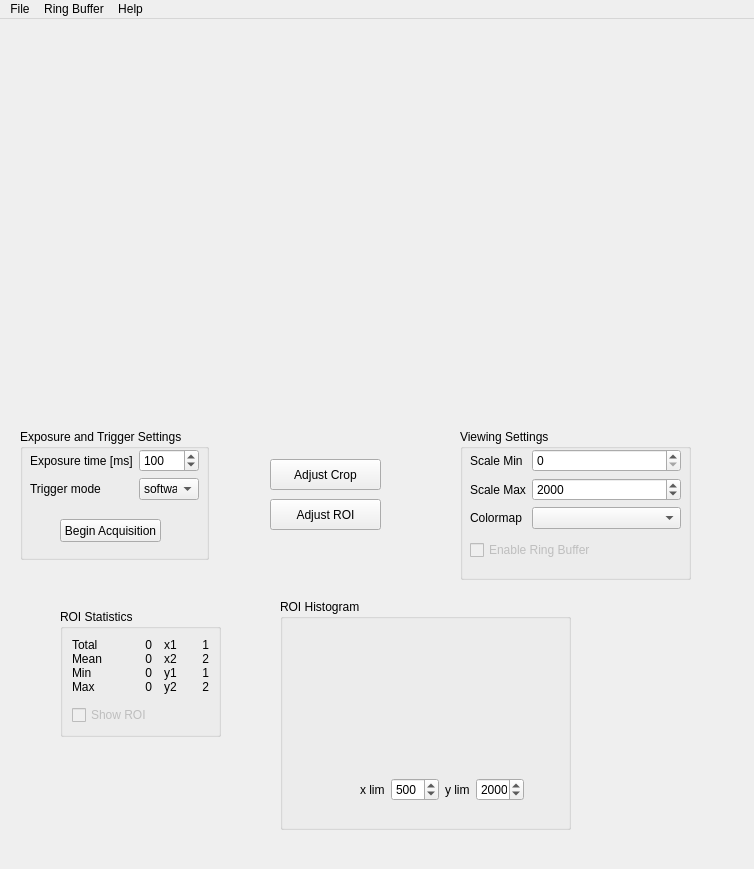
<?xml version="1.0" encoding="UTF-8"?>
<ui version="4.0">
 <class>MainWindow</class>
 <widget class="QMainWindow" name="MainWindow">
  <property name="enabled">
   <bool>true</bool>
  </property>
  <property name="geometry">
   <rect>
    <x>0</x>
    <y>0</y>
    <width>754</width>
    <height>869</height>
   </rect>
  </property>
  <property name="windowTitle">
   <string>qCamera Viewer</string>
  </property>
  <widget class="QWidget" name="centralwidget">
   <widget class="QGroupBox" name="groupBox">
    <property name="geometry">
     <rect>
      <x>20</x>
      <y>410</y>
      <width>189</width>
      <height>131</height>
     </rect>
    </property>
    <property name="title">
     <string>Exposure and Trigger Settings</string>
    </property>
    <widget class="QWidget" name="formLayoutWidget_3">
     <property name="geometry">
      <rect>
       <x>10</x>
       <y>20</y>
       <width>169</width>
       <height>61</height>
      </rect>
     </property>
     <layout class="QFormLayout" name="formLayout_3">
      <item row="0" column="0">
       <widget class="QLabel" name="label">
        <property name="text">
         <string>Exposure time [ms]</string>
        </property>
       </widget>
      </item>
      <item row="0" column="1">
       <widget class="QSpinBox" name="exposureTimeBox">
        <property name="minimum">
         <number>1</number>
        </property>
        <property name="maximum">
         <number>5000</number>
        </property>
        <property name="singleStep">
         <number>10</number>
        </property>
        <property name="value">
         <number>100</number>
        </property>
       </widget>
      </item>
      <item row="1" column="0">
       <widget class="QLabel" name="label_4">
        <property name="text">
         <string>Trigger mode</string>
        </property>
       </widget>
      </item>
      <item row="1" column="1">
       <widget class="QComboBox" name="triggerModeBox">
        <item>
         <property name="text">
          <string>software</string>
         </property>
        </item>
        <item>
         <property name="text">
          <string>external</string>
         </property>
        </item>
       </widget>
      </item>
     </layout>
    </widget>
    <widget class="QPushButton" name="acquisitionButton">
     <property name="geometry">
      <rect>
       <x>40</x>
       <y>90</y>
       <width>101</width>
       <height>23</height>
      </rect>
     </property>
     <property name="text">
      <string>Begin Acquisition</string>
     </property>
    </widget>
   </widget>
   <widget class="QGroupBox" name="groupBox_2">
    <property name="geometry">
     <rect>
      <x>460</x>
      <y>410</y>
      <width>231</width>
      <height>151</height>
     </rect>
    </property>
    <property name="title">
     <string>Viewing Settings</string>
    </property>
    <widget class="QWidget" name="verticalLayoutWidget">
     <property name="geometry">
      <rect>
       <x>10</x>
       <y>20</y>
       <width>211</width>
       <height>111</height>
      </rect>
     </property>
     <layout class="QVBoxLayout" name="verticalLayout">
      <item>
       <layout class="QFormLayout" name="formLayout_2">
        <property name="fieldGrowthPolicy">
         <enum>QFormLayout::AllNonFixedFieldsGrow</enum>
        </property>
        <item row="0" column="0">
         <widget class="QLabel" name="label_2">
          <property name="text">
           <string>Scale Min</string>
          </property>
         </widget>
        </item>
        <item row="0" column="1">
         <widget class="QSpinBox" name="scaleMinBox">
          <property name="maximum">
           <number>9999</number>
          </property>
          <property name="singleStep">
           <number>20</number>
          </property>
         </widget>
        </item>
        <item row="1" column="0">
         <widget class="QLabel" name="label_3">
          <property name="text">
           <string>Scale Max</string>
          </property>
         </widget>
        </item>
        <item row="1" column="1">
         <widget class="QSpinBox" name="scaleMaxBox">
          <property name="minimum">
           <number>1</number>
          </property>
          <property name="maximum">
           <number>9999</number>
          </property>
          <property name="singleStep">
           <number>10</number>
          </property>
          <property name="value">
           <number>2000</number>
          </property>
         </widget>
        </item>
        <item row="2" column="0">
         <widget class="QLabel" name="label_5">
          <property name="text">
           <string>Colormap</string>
          </property>
         </widget>
        </item>
        <item row="2" column="1">
         <widget class="QComboBox" name="colormapBox"/>
        </item>
       </layout>
      </item>
      <item>
       <widget class="QCheckBox" name="rbufferBox">
        <property name="enabled">
         <bool>false</bool>
        </property>
        <property name="text">
         <string>Enable Ring Buffer</string>
        </property>
       </widget>
      </item>
     </layout>
    </widget>
   </widget>
   <widget class="QGroupBox" name="groupBox_4">
    <property name="geometry">
     <rect>
      <x>60</x>
      <y>590</y>
      <width>161</width>
      <height>128</height>
     </rect>
    </property>
    <property name="title">
     <string>ROI Statistics</string>
    </property>
    <layout class="QGridLayout" name="gridLayout">
     <property name="horizontalSpacing">
      <number>12</number>
     </property>
     <item row="1" column="0">
      <widget class="QCheckBox" name="showROIBox">
       <property name="enabled">
        <bool>false</bool>
       </property>
       <property name="text">
        <string>Show ROI</string>
       </property>
      </widget>
     </item>
     <item row="0" column="0">
      <layout class="QFormLayout" name="formLayout">
       <property name="fieldGrowthPolicy">
        <enum>QFormLayout::AllNonFixedFieldsGrow</enum>
       </property>
       <item row="0" column="0">
        <widget class="QLabel" name="label_15">
         <property name="text">
          <string>Total</string>
         </property>
        </widget>
       </item>
       <item row="0" column="1">
        <widget class="QLabel" name="roiTotalLbl">
         <property name="text">
          <string>0</string>
         </property>
         <property name="alignment">
          <set>Qt::AlignRight|Qt::AlignTrailing|Qt::AlignVCenter</set>
         </property>
        </widget>
       </item>
       <item row="1" column="0">
        <widget class="QLabel" name="label_16">
         <property name="text">
          <string>Mean</string>
         </property>
        </widget>
       </item>
       <item row="1" column="1">
        <widget class="QLabel" name="roiMeanLbl">
         <property name="text">
          <string>0</string>
         </property>
         <property name="alignment">
          <set>Qt::AlignRight|Qt::AlignTrailing|Qt::AlignVCenter</set>
         </property>
        </widget>
       </item>
       <item row="2" column="0">
        <widget class="QLabel" name="label_17">
         <property name="text">
          <string>Min</string>
         </property>
        </widget>
       </item>
       <item row="2" column="1">
        <widget class="QLabel" name="roiMinLbl">
         <property name="text">
          <string>0</string>
         </property>
         <property name="alignment">
          <set>Qt::AlignRight|Qt::AlignTrailing|Qt::AlignVCenter</set>
         </property>
        </widget>
       </item>
       <item row="3" column="0">
        <widget class="QLabel" name="label_18">
         <property name="text">
          <string>Max</string>
         </property>
        </widget>
       </item>
       <item row="3" column="1">
        <widget class="QLabel" name="roiMaxLbl">
         <property name="enabled">
          <bool>true</bool>
         </property>
         <property name="text">
          <string>0</string>
         </property>
         <property name="alignment">
          <set>Qt::AlignRight|Qt::AlignTrailing|Qt::AlignVCenter</set>
         </property>
        </widget>
       </item>
      </layout>
     </item>
     <item row="0" column="1">
      <layout class="QFormLayout" name="formLayout_4">
       <item row="0" column="0">
        <widget class="QLabel" name="label_6">
         <property name="text">
          <string>x1</string>
         </property>
        </widget>
       </item>
       <item row="1" column="0">
        <widget class="QLabel" name="label_7">
         <property name="text">
          <string>x2</string>
         </property>
        </widget>
       </item>
       <item row="2" column="0">
        <widget class="QLabel" name="label_8">
         <property name="text">
          <string>y1</string>
         </property>
        </widget>
       </item>
       <item row="3" column="0">
        <widget class="QLabel" name="label_9">
         <property name="text">
          <string>y2</string>
         </property>
        </widget>
       </item>
       <item row="0" column="1">
        <widget class="QLabel" name="roiX1Lbl">
         <property name="text">
          <string>1</string>
         </property>
         <property name="alignment">
          <set>Qt::AlignRight|Qt::AlignTrailing|Qt::AlignVCenter</set>
         </property>
        </widget>
       </item>
       <item row="1" column="1">
        <widget class="QLabel" name="roiX2Lbl">
         <property name="text">
          <string>2</string>
         </property>
         <property name="alignment">
          <set>Qt::AlignRight|Qt::AlignTrailing|Qt::AlignVCenter</set>
         </property>
        </widget>
       </item>
       <item row="2" column="1">
        <widget class="QLabel" name="roiY1Lbl">
         <property name="text">
          <string>1</string>
         </property>
         <property name="alignment">
          <set>Qt::AlignRight|Qt::AlignTrailing|Qt::AlignVCenter</set>
         </property>
        </widget>
       </item>
       <item row="3" column="1">
        <widget class="QLabel" name="roiY2Lbl">
         <property name="text">
          <string>2</string>
         </property>
         <property name="alignment">
          <set>Qt::AlignRight|Qt::AlignTrailing|Qt::AlignVCenter</set>
         </property>
        </widget>
       </item>
      </layout>
     </item>
    </layout>
   </widget>
   <widget class="QGroupBox" name="groupBox_5">
    <property name="geometry">
     <rect>
      <x>280</x>
      <y>580</y>
      <width>291</width>
      <height>231</height>
     </rect>
    </property>
    <property name="title">
     <string>ROI Histogram</string>
    </property>
    <widget class="CurveWidget" name="roiHistWidget">
     <property name="geometry">
      <rect>
       <x>10</x>
       <y>20</y>
       <width>271</width>
       <height>141</height>
      </rect>
     </property>
     <property name="orientation">
      <enum>Qt::Horizontal</enum>
     </property>
    </widget>
    <widget class="QWidget" name="gridLayoutWidget_3">
     <property name="geometry">
      <rect>
       <x>80</x>
       <y>170</y>
       <width>164</width>
       <height>41</height>
      </rect>
     </property>
     <layout class="QGridLayout" name="gridLayout_3">
      <item row="0" column="1">
       <widget class="QSpinBox" name="xHistLimBox">
        <property name="maximum">
         <number>65536</number>
        </property>
        <property name="singleStep">
         <number>100</number>
        </property>
        <property name="value">
         <number>500</number>
        </property>
       </widget>
      </item>
      <item row="0" column="3">
       <widget class="QSpinBox" name="yHistLimBox">
        <property name="maximum">
         <number>65536</number>
        </property>
        <property name="singleStep">
         <number>10</number>
        </property>
        <property name="value">
         <number>2000</number>
        </property>
       </widget>
      </item>
      <item row="0" column="0">
       <widget class="QLabel" name="label_19">
        <property name="text">
         <string>x lim</string>
        </property>
       </widget>
      </item>
      <item row="0" column="2">
       <widget class="QLabel" name="label_20">
        <property name="text">
         <string>y lim</string>
        </property>
       </widget>
      </item>
     </layout>
    </widget>
   </widget>
   <widget class="ImageWidget" name="imageWidget">
    <property name="geometry">
     <rect>
      <x>30</x>
      <y>10</y>
      <width>511</width>
      <height>381</height>
     </rect>
    </property>
    <property name="orientation">
     <enum>Qt::Vertical</enum>
    </property>
   </widget>
   <widget class="QToolButton" name="adjustCropButton">
    <property name="geometry">
     <rect>
      <x>270</x>
      <y>440</y>
      <width>111</width>
      <height>31</height>
     </rect>
    </property>
    <property name="text">
     <string>Adjust Crop</string>
    </property>
   </widget>
   <widget class="QToolButton" name="adjustROIButton">
    <property name="geometry">
     <rect>
      <x>270</x>
      <y>480</y>
      <width>111</width>
      <height>31</height>
     </rect>
    </property>
    <property name="text">
     <string>Adjust ROI</string>
    </property>
   </widget>
  </widget>
  <widget class="QMenuBar" name="menubar">
   <property name="geometry">
    <rect>
     <x>0</x>
     <y>0</y>
     <width>754</width>
     <height>21</height>
    </rect>
   </property>
   <widget class="QMenu" name="menuFile">
    <property name="title">
     <string>File</string>
    </property>
    <addaction name="actionSave_image_as"/>
    <addaction name="actionExit"/>
   </widget>
   <widget class="QMenu" name="menuHelp">
    <property name="title">
     <string>Help</string>
    </property>
    <addaction name="actionAbout"/>
   </widget>
   <widget class="QMenu" name="menuRing_Buffer">
    <property name="title">
     <string>Ring Buffer</string>
    </property>
    <addaction name="actionEnable"/>
    <addaction name="actionView"/>
   </widget>
   <addaction name="menuFile"/>
   <addaction name="menuRing_Buffer"/>
   <addaction name="menuHelp"/>
  </widget>
  <action name="actionSave_image_as">
   <property name="text">
    <string>Save image as...</string>
   </property>
  </action>
  <action name="actionExit">
   <property name="text">
    <string>Exit</string>
   </property>
  </action>
  <action name="actionAbout">
   <property name="text">
    <string>About</string>
   </property>
  </action>
  <action name="actionEnable">
   <property name="checkable">
    <bool>true</bool>
   </property>
   <property name="checked">
    <bool>false</bool>
   </property>
   <property name="text">
    <string>Enable</string>
   </property>
  </action>
  <action name="actionView">
   <property name="text">
    <string>View</string>
   </property>
  </action>
 </widget>
 <customwidgets>
  <customwidget>
   <class>ImageWidget</class>
   <extends>QSplitter</extends>
   <header>guiqwt.plot</header>
  </customwidget>
  <customwidget>
   <class>CurveWidget</class>
   <extends>QSplitter</extends>
   <header>guiqwt.plot</header>
  </customwidget>
 </customwidgets>
 <tabstops>
  <tabstop>scaleMinBox</tabstop>
  <tabstop>scaleMaxBox</tabstop>
  <tabstop>xHistLimBox</tabstop>
  <tabstop>yHistLimBox</tabstop>
  <tabstop>triggerModeBox</tabstop>
  <tabstop>colormapBox</tabstop>
  <tabstop>rbufferBox</tabstop>
  <tabstop>acquisitionButton</tabstop>
  <tabstop>exposureTimeBox</tabstop>
  <tabstop>adjustCropButton</tabstop>
 </tabstops>
 <resources/>
 <connections/>
</ui>
